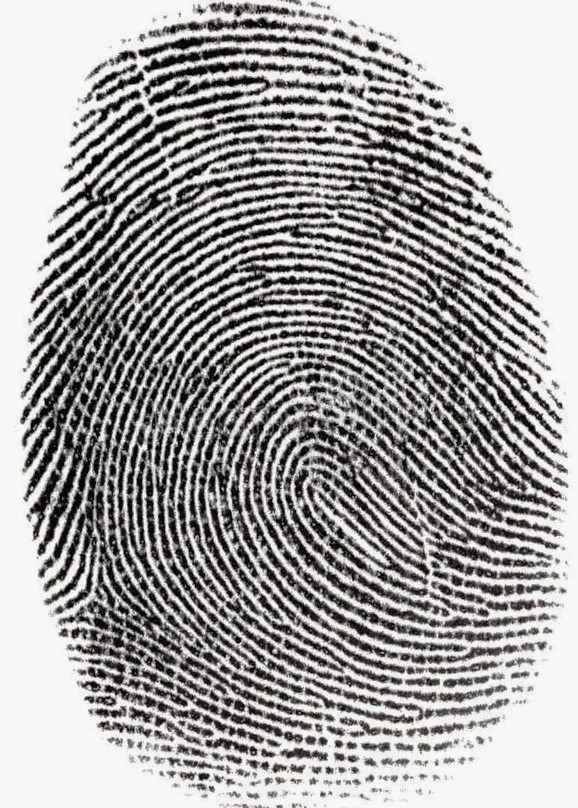
#> input picture data/sample-new-fingerprint.jpg, 578 x 808 px
$ python -i trial_01_preprocessing.py   (imports and definitions only)
#> lines starting #> are read from the running program, lines starting #| are printed output that depends on the picture; after the words box and inside, x2 and y2 are one past the last pixel; in counts of white or black regions, pixels touching at a corner belong together
# Importing necessary libraries

import cv2
import numpy as np
from skimage.morphology import skeletonize

def preprocess_fingerprint(image_path):
    """
    Preprocesses the fingerprint image by converting it to grayscale,
    applying Gaussian blur, thresholding, and skeletonization.
    """
#> called with image_path = '../data/sample-new-fingerprint.jpg'
    # Load the fingerprint image
    img = cv2.imread(image_path, cv2.IMREAD_GRAYSCALE)
#> img: shape (808, 578); min 0, max 255, mean 162

    # Apply Gaussian blur
    blurred = cv2.GaussianBlur(img, (5, 5), 0)
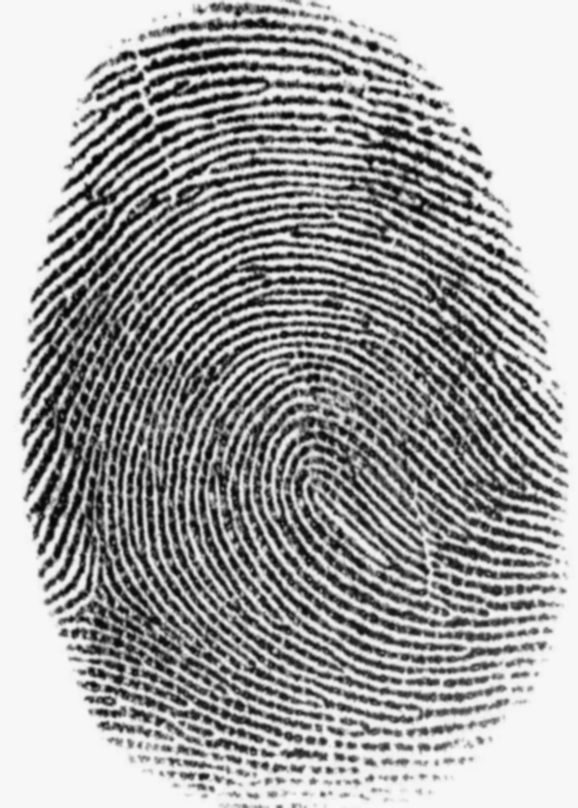
#> blurred: shape (808, 578); min 3, max 248, mean 162

    # Apply thresholding to get a binary image
    _, binary_img = cv2.threshold(blurred, 127, 255, cv2.THRESH_BINARY_INV)
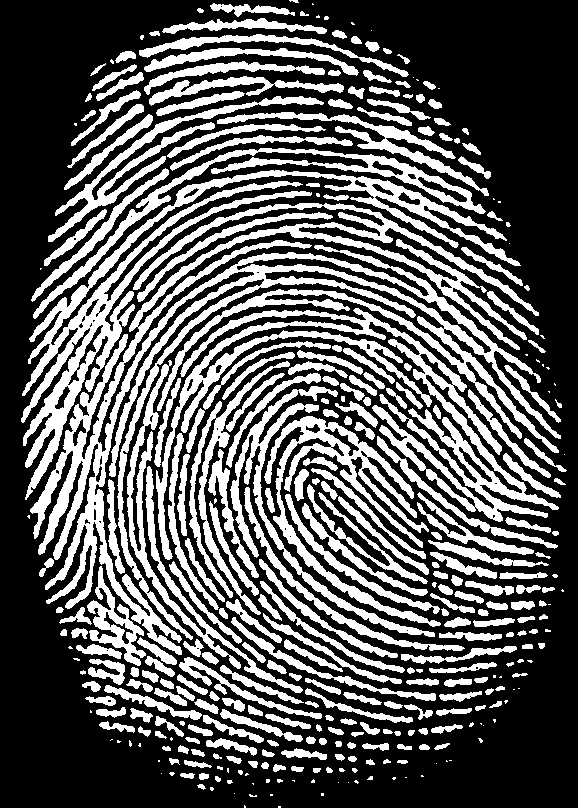
#> binary_img: shape (808, 578); 35.1% white; 350 white regions (81 under 20 px), largest, box (x1, y1, x2, y2) and area: (30, 203, 561, 655) 33928, (21, 170, 521, 500) 15142, (156, 308, 559, 560) 14068

    # Perform skeletonization using skimage's skeletonize
    skeleton = skeletonize(binary_img // 255).astype(np.uint8) * 255
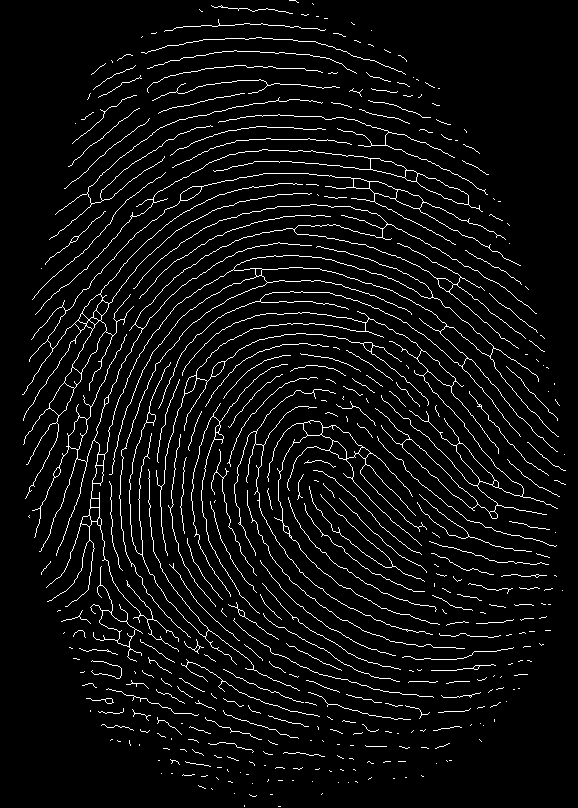
#> skeleton: shape (808, 578); 5.4% white in thin lines or dots

    return skeleton

>>> result = preprocess_fingerprint('../data/sample-new-fingerprint.jpg')

$ run again, on data/sample-stored-fingerprint.jpg
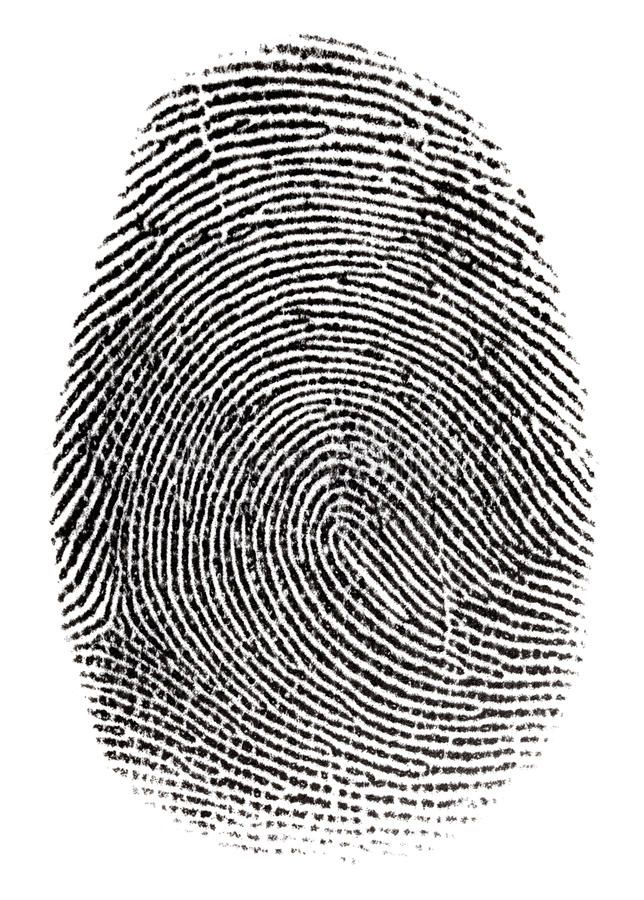
#> input picture data/sample-stored-fingerprint.jpg, 644 x 900 px
#> in preprocess_fingerprint, `_, binary_img = cv2.threshold(blurred, 127, 255, cv2.THRESH_BINARY_INV)`:
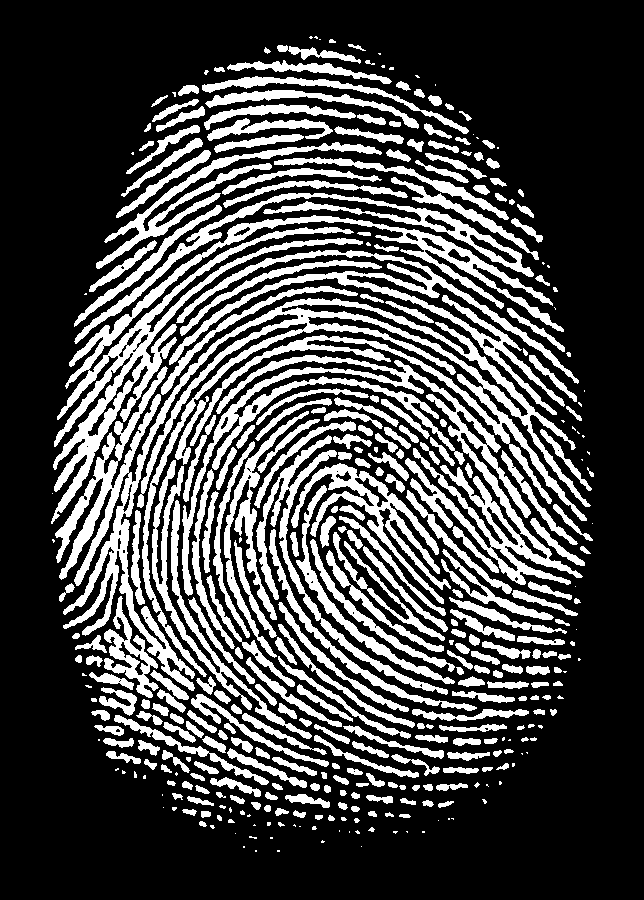
#> binary_img: shape (900, 644); 28% white; 379 white regions (88 under 20 px), largest, box (x1, y1, x2, y2) and area: (55, 298, 591, 691) 24334, (51, 215, 564, 524) 14879, (182, 355, 583, 596) 13488
#> in preprocess_fingerprint, `skeleton = skeletonize(binary_img // 255).astype(np.uint8) * 255`:
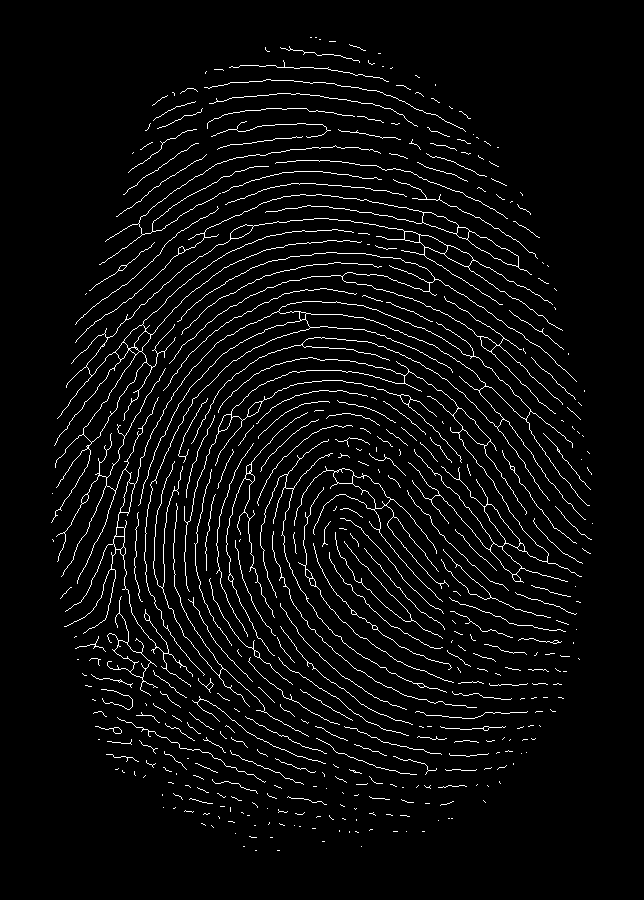
#> skeleton: shape (900, 644); 4.3% white in thin lines or dots, all inside (x1, y1, x2, y2) = (51, 37, 593, 851)
